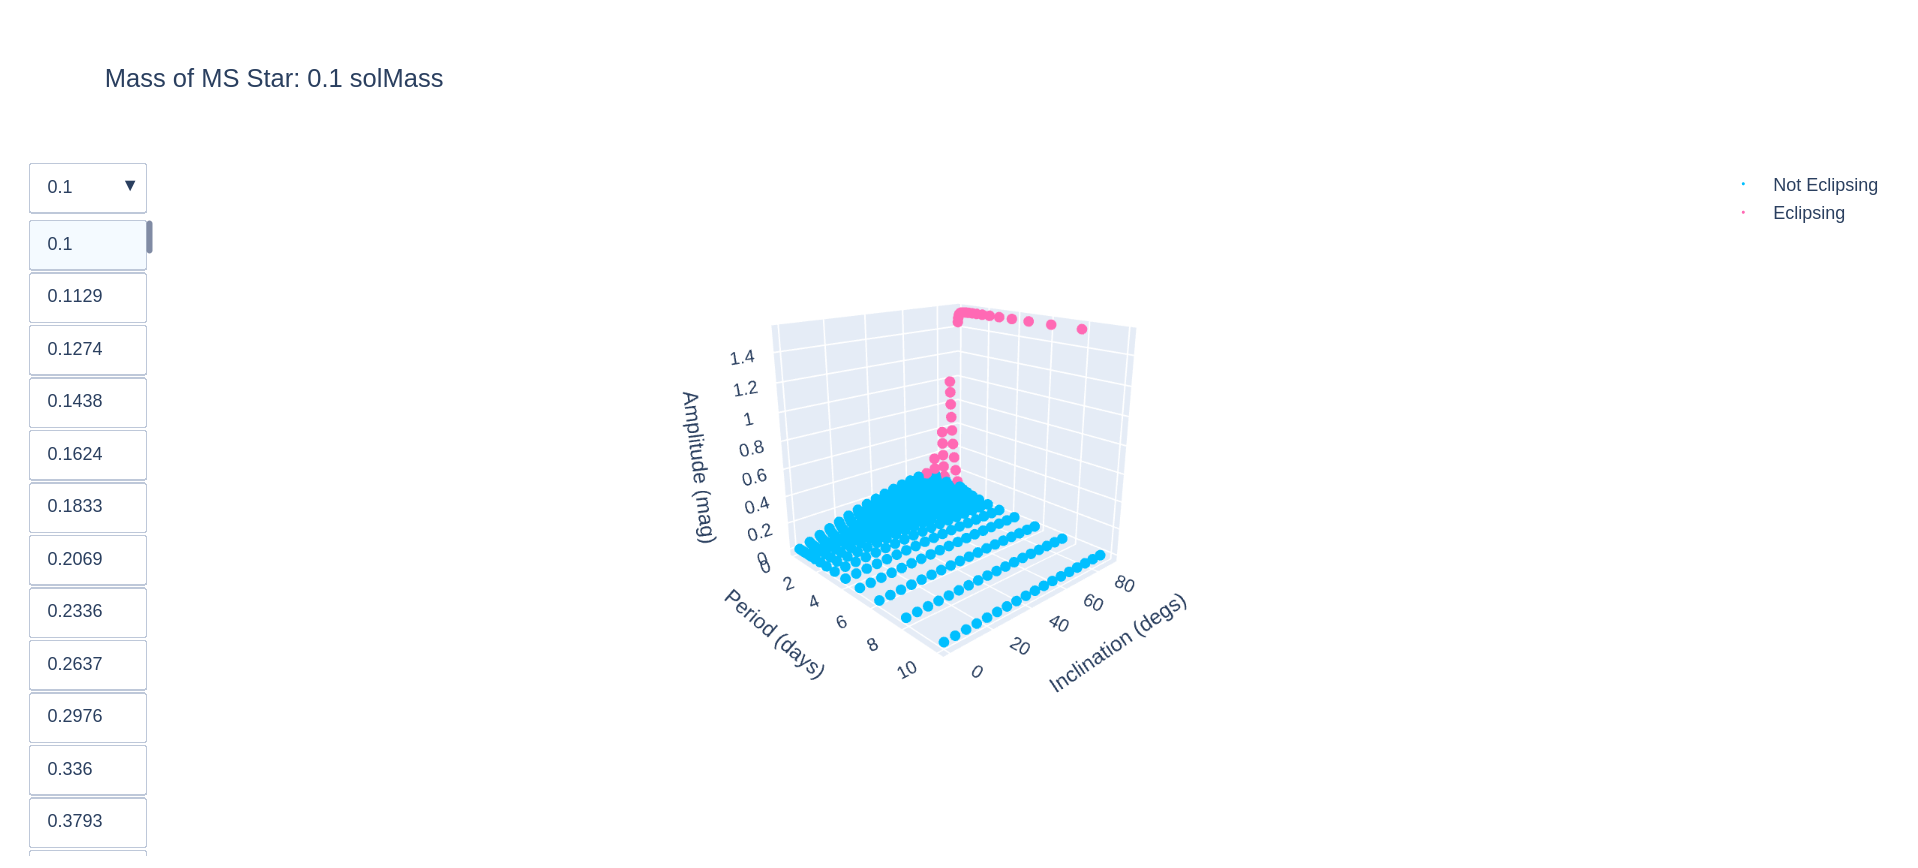

The script that drew this image:
### Using plotly library ###
import numpy as np
import pandas as pd
import plotly.express as px
import plotly.graph_objects as go

##DATA HANDLING
fulldata = np.genfromtxt('../Final_Protoype/outputs/7328.3562yrs_0100_t03_2_TMAP2/0100_t03_2_TMAP.csv',skip_header = 1, delimiter = ',') #results from running models
tdata = np.transpose(fulldata)
masses = tdata[0]
periods = tdata[1]
incls = tdata[2]
natives = tdata[3]
ecs = tdata[6]

## PLotting
fig = go.Figure()


distinct_masses = []

#making array so only 1st mass is visible orginally on plot
is_vis = []
for u in range(20):
    if u == 0:
        is_vis.append(True)
    else:
        is_vis.append(False)

#extracting the data for each mass and plotting them
for n in range(20):

    j = n*380

    m = round(masses[j],4)

    try:
        p = periods[j:j+379]
        ic = incls[j:j+379]
        a = natives[j:j+379]
        e = ecs[j:j+379]
    except:
        p = periods[j:]
        ic = incls[j:]
        a = natives[j:]
        e = ecs[j:]

    emask = (e!=0)

    p1 = p[~emask]
    i1 = ic[~emask]
    a1 = a[~emask]


    p2 = p[emask]
    i2 = ic[emask]
    a2 = a[emask]

    distinct_masses.append(m) #adds mass to list so can use it in title

    fig.add_trace(
        go.Scatter3d( #plot non-eclipsing data
            x = p1,
            y = i1,
            z = a1,
            mode='markers',
            marker = dict(size =2, color='deepskyblue'),
            hovertemplate ="Period: %{x} days"+ #format of box when you hover over point
             "<br>Inclination: %{y} degs<br>"+
              "Amplitude: %{z} mag",
            name = 'Not Eclipsing',
            showlegend = True,
            visible = is_vis[n] #makes it so only 1st mass is visible on startup
            ))
    fig.add_trace( #sam but for plotting eclipsing data (different colour and label)
        go.Scatter3d(
            x = p2,
            y = i2,
            z = a2,
            mode='markers',
            marker = dict(size =2,color='hotpink'),
            hovertemplate ="Period: %{x} days"+
             "<br>Inclination: %{y} degs<br>"+
              "Amplitude: %{z} mag",
            name = 'Eclipsing',
            showlegend = True,
            visible = is_vis[n]
            ))


#makes the lists for the options for the dropdown menu
buts = [] #empty list
for i in range(20):
    k = i*2
    vis = np.array(False*np.ones(40),dtype=bool)
    vis[i], vis[i+1] = True, True #makes 2 adjacent indices True so non-eclipsing and eclipsing data for the mass are shown when the option is selected

    but = dict(label = str(distinct_masses[i]),
                  method = 'update',
                  args = [{'visible': vis}, # the index of True aligns with the indices of plot traces
                          {'title': f'Mass of MS Star: {distinct_masses[i]} solMass',
                           'showlegend':True}])
    buts.append(but) #adds dropdown option to drop down list


fig.update_layout(
    updatemenus=[go.layout.Updatemenu(active=0,buttons=list(buts))], #adds dropdown menu
    title={'text':f'Mass of MS Star: {distinct_masses[0]} solMass'})
    #makes first mass the title on start up, as that is the one shown (otherwise no title)

#configuring the axes labels
fig['layout']['scene']['xaxis']['title']='Period (days)'
fig['layout']['scene']['yaxis']['title']='Inclination (degs)'
fig['layout']['scene']['zaxis']['title']='Amplitude (mag)'

#shows graph and saves it in HTML format
fig.show()
fig.write_html("plotly_dropdown.html")
